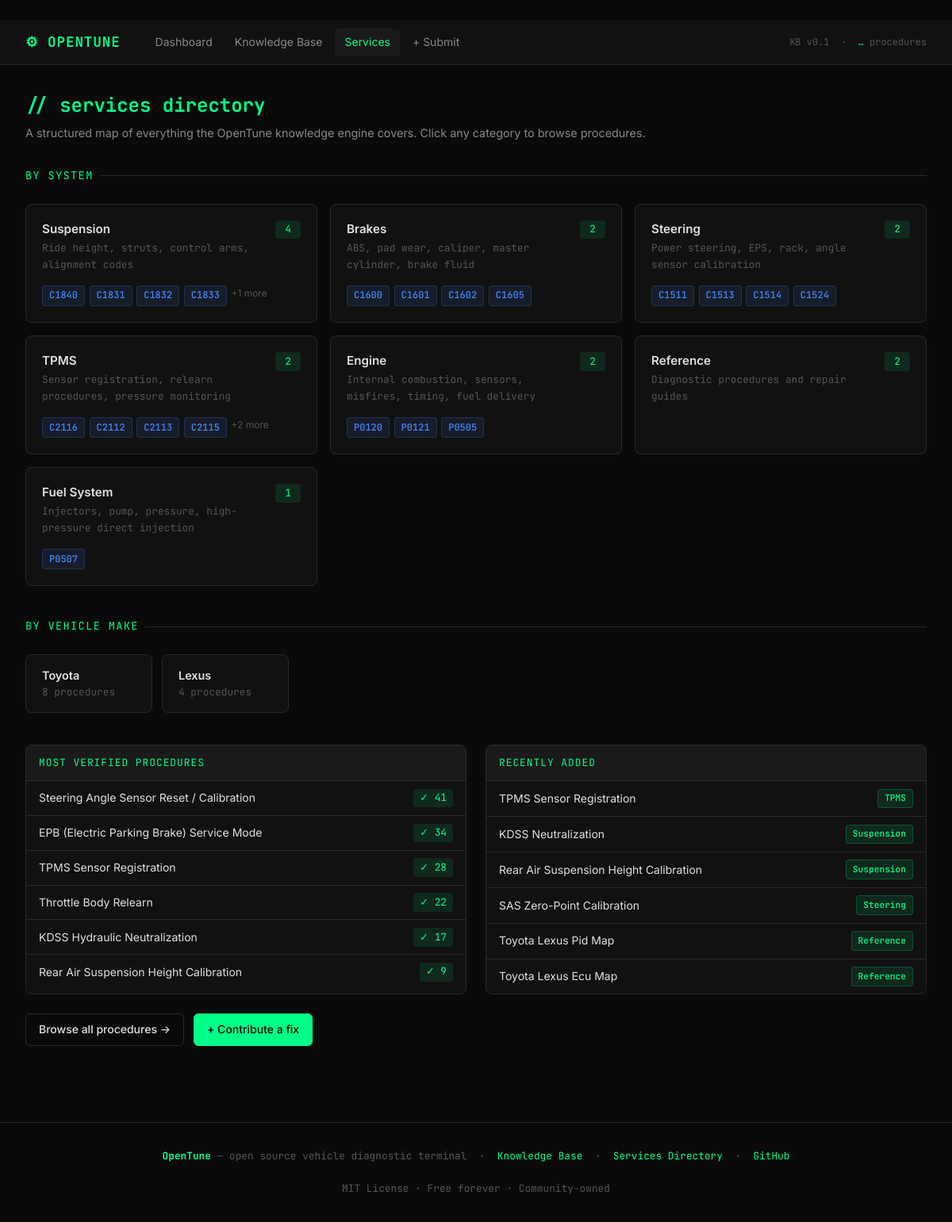
/services, run on the app's committed database.
### tables this page shows
CREATE TABLE procedures (
                id                TEXT PRIMARY KEY,
                title             TEXT,
                system            TEXT,
                make_family       TEXT,
                make              TEXT,
                model             TEXT,
                year_min          INTEGER,
                year_max          INTEGER,
                dtc_codes         TEXT DEFAULT '[]',
                symptoms          TEXT DEFAULT '[]',
                steps             TEXT DEFAULT '[]',
                outcome_summary   TEXT,
                verified_count    INTEGER DEFAULT 0,
                vehicles_confirmed TEXT DEFAULT '[]',
                confidence        REAL DEFAULT 0.0,
                contributor       TEXT DEFAULT 'opentune_seed',
                created_at        TEXT,
                updated_at        TEXT,
                embedding         BLOB
            );

### api/main.py (the view)
@app.get("/services", response_class=HTMLResponse)
def web_services(request: Request):
    procs = get_all_procedures()
    system_map: dict[str, list] = {}
    for p in procs:
        s = p.get("system") or "Other"
        system_map.setdefault(s, []).append(p)
    categories = []
    for sys_name, sys_procs in sorted(system_map.items(), key=lambda x: -len(x[1])):
        dtcs = []
        for p in sys_procs:
            import json as _json
            codes = p.get("dtc_codes")
            if isinstance(codes, str):
                try: codes = _json.loads(codes)
                except: codes = []
            dtcs.extend(codes or [])
        dtcs = list(dict.fromkeys(dtcs))  # dedupe, preserve order
        categories.append({
            "system": sys_name,
            "count": len(sys_procs),
            "description": _SYSTEM_DESCRIPTIONS.get(sys_name, "Diagnostic procedures and repair guides"),
            "dtcs": dtcs,
        })
    make_map: dict[str, int] = {}
    for p in procs:
        m = p.get("make") or ""
        if m:
            make_map[m] = make_map.get(m, 0) + 1
    makes = [{"make": k, "count": v} for k, v in sorted(make_map.items(), key=lambda x: -x[1])]
    top_verified = sorted(
        [_summary(p) for p in procs if (p.get("verified_count") or 0) > 0],
        key=lambda x: x.get("verified_count") or 0, reverse=True
    )[:6]
    recent = [_summary(p) for p in procs[-6:]][::-1]
    return _templates.TemplateResponse(request=request, name="services.html", context={"active": "services",
        "categories": categories,
        "makes": makes,
        "top_verified": top_verified,
        "recent": recent,
    })

### web/templates/services.html (shortened to what this page needs)
﻿{% extends "base.html" %}
{% block content %}
<div class="container">
  <div class="page-header">
    <h1>// services directory</h1>
    <p>A structured map of everything the OpenTune knowledge engine covers. Click any category to browse procedures.</p>
  </div>
  <div class="proc-section-title" style="margin-bottom:1.5rem;">By System</div>
  <div class="cards-grid" style="margin-bottom:2.5rem;">
    {% for cat in categories %}
    <a href="/browse?system={{ cat.system }}" class="proc-card" style="text-decoration:none;">
      <div style="display:flex; justify-content:space-between; align-items:flex-start;">
        <div>
          <div class="proc-card-title">{{ cat.system }}</div>
          <div style="font-size:0.8rem; color:var(--text-muted); margin-top:0.25rem; font-family:var(--font);">{{ cat.description }}</div>
        </div>
        <span class="top-list-count" style="min-width:32px; text-align:center;">{{ cat.count }}</span>
      </div>
      {% if cat.dtcs %}
      <div style="display:flex; flex-wrap:wrap; gap:0.35rem; margin-top:0.25rem;">
        {% for dtc in cat.dtcs[:4] %}
        <span class="tag tag-dtc">{{ dtc }}</span>
        {% endfor %}
        {% if cat.dtcs|length > 4 %}<span style="font-size:0.75rem;color:var(--text-muted);">+{{ cat.dtcs|length - 4 }} more</span>{% endif %}
      </div>
      {% endif %}
    </a>
    {% endfor %}
  </div>
  {% if makes %}
  <div class="proc-section-title" style="margin-bottom:1.5rem;">By Vehicle Make</div>
  <div style="display:flex; flex-wrap:wrap; gap:0.75rem; margin-bottom:2.5rem;">
    {% for item in makes %}
    <a href="/browse?make={{ item.make }}" class="proc-card" style="text-decoration:none; flex-direction:row; align-items:center; gap:1rem; padding:0.875rem 1.25rem; min-width:160px;">
      <div>
        <div style="font-weight:600; font-size:0.9rem;">{{ item.make or "Universal" }}</div>
        <div style="font-size:0.8rem; color:var(--text-muted); font-family:var(--font);">{{ item.count }} procedure{{ 's' if item.count != 1 else '' }}</div>
      </div>
    </a>
    {% endfor %}
  </div>
  {% endif %}
  <div class="grid-2">
    <div class="top-list">
      <div class="top-list-header">Most Verified Procedures</div>
      {% for proc in top_verified %}
      <a href="/procedure/{{ proc.id }}" class="top-list-item" style="text-decoration:none;color:inherit;">
        <span style="flex:1;overflow:hidden;text-overflow:ellipsis;white-space:nowrap;">{{ proc.title }}</span>
        <span class="top-list-count">✓ {{ proc.verified_count }}</span>
      </a>
      {% else %}
      <div class="top-list-item" style="color:var(--text-muted)">None verified yet</div>
      {% endfor %}
    </div>
    <div class="top-list">
      <div class="top-list-header">Recently Added</div>
      {% for proc in recent %}
      <a href="/procedure/{{ proc.id }}" class="top-list-item" style="text-decoration:none;color:inherit;">
        <span style="flex:1;overflow:hidden;text-overflow:ellipsis;white-space:nowrap;">{{ proc.title }}</span>
        {% if proc.system %}<span class="tag tag-system" style="font-size:0.7rem;">{{ proc.system }}</span>{% endif %}
      </a>
      {% else %}
      <div class="top-list-item" style="color:var(--text-muted)">No procedures yet</div>
      {% endfor %}
    </div>
  </div>
  <div style="margin-top:1.5rem; display:flex; gap:0.75rem;">
    <a href="/browse" class="btn btn-outline">Browse all procedures →</a>
    <a href="/submit" class="btn btn-primary">+ Contribute a fix</a>
  </div>
</div>
{% endblock %}

### web/static/style.css (style rules this page uses)
*, *::before, *::after { box-sizing: border-box; margin: 0; padding: 0; }
html { scroll-behavior: smooth; }
body { background: var(--bg); color: var(--text); font-family: var(--font-sans); min-height: 100vh; line-height: 1.6; }
.container { max-width: 1200px; margin: 0 auto; padding: 2rem; }
.page-header { margin-bottom: 2rem; }
.page-header h1 { font-family: var(--font); font-size: 1.5rem; font-weight: 700; color: var(--green); margin-bottom: 0.25rem; }
.page-header p { color: var(--text-dim); font-size: 0.9rem; }
.btn { display: inline-flex; align-items: center; gap: 0.4rem; padding: 0.5rem 1rem; border-radius: 6px; font-size: 0.875rem; font-weight: 500; cursor: pointer; text-decoration: none; border: 1px solid transparent; transition: all 0.15s; white-space: nowrap; }
.btn-primary { background: var(--green); color: #000; border-color: var(--green); }
.btn-outline { background: transparent; color: var(--text); border-color: var(--border); }
.cards-grid { display: grid; grid-template-columns: repeat(auto-fill, minmax(320px, 1fr)); gap: 1rem; }
.proc-card { background: var(--surface); border: 1px solid var(--border); border-radius: 8px; padding: 1.25rem; text-decoration: none; color: inherit; display: flex; flex-direction: column; gap: 0.75rem; transition: border-color 0.15s, transform 0.1s; cursor: pointer; }
.proc-card-title { font-size: 0.95rem; font-weight: 600; color: var(--text); line-height: 1.4; }
.tag { display: inline-block; padding: 0.15rem 0.5rem; border-radius: 4px; font-size: 0.75rem; font-family: var(--font); font-weight: 500; }
.tag-system { background: rgba(0,255,136,0.1); color: var(--green); border: 1px solid rgba(0,255,136,0.2); }
.tag-dtc { background: rgba(68,136,255,0.1); color: var(--blue); border: 1px solid rgba(68,136,255,0.2); }
.proc-section-title { font-family: var(--font); font-size: 0.85rem; color: var(--green); text-transform: uppercase; letter-spacing: 0.1em; margin-bottom: 1rem; display: flex; align-items: center; gap: 0.5rem; }
.proc-section-title::after { content: ''; flex: 1; height: 1px; background: var(--border); }
.top-list { background: var(--surface); border: 1px solid var(--border); border-radius: 8px; overflow: hidden; }
.top-list-header { padding: 0.75rem 1rem; font-family: var(--font); font-size: 0.8rem; color: var(--green); text-transform: uppercase; letter-spacing: 0.08em; border-bottom: 1px solid var(--border); background: var(--surface2); }
.top-list-item { display: flex; justify-content: space-between; align-items: center; padding: 0.6rem 1rem; font-size: 0.875rem; border-bottom: 1px solid var(--border); transition: background 0.1s; }
.top-list-item:last-child { border-bottom: none; }
.top-list-count { font-family: var(--font); font-size: 0.8rem; color: var(--green); background: rgba(0,255,136,0.1); padding: 0.1rem 0.5rem; border-radius: 4px; }
.grid-2 { display: grid; grid-template-columns: 1fr 1fr; gap: 1.5rem; }

### data on the page
procedures: system "Suspension", description "Ride height, struts, control arms, alignment codes", count "4", 4 "C1840" "C1831" "C1832" "C1833", dtcs|length "1", make "Lexus", count "s", title "Rear Air Suspension Height Calibration", verified_count "9"
procedures: system "Brakes", description "ABS, pad wear, caliper, master cylinder, brake fluid", count "2", 4 "C1600" "C1601" "C1602" "C1605", make "Toyota", count "8", count "s", title "EPB (Electric Parking Brake) Service Mode", verified_count "34"
procedures: system "Steering", description "Power steering, EPS, rack, angle sensor calibration", count "2", 4 "C1511" "C1513" "C1514" "C1524", title "Steering Angle Sensor Reset / Calibration", verified_count "41"
procedures: system "TPMS", description "Sensor registration, relearn procedures, pressure monitoring", count "2", 4 "C2116" "C2112" "C2113" "C2115", dtcs|length "2", title "TPMS Sensor Registration", verified_count "28"
procedures: system "Engine", description "Internal combustion, sensors, misfires, timing, fuel delivery", count "2", 4 "P0120" "P0121" "P0505"
procedures: system "Reference", description "Diagnostic procedures and repair guides", count "2", title "Toyota Lexus Ecu Map"
procedures: system "Fuel System", description "Injectors, pump, pressure, high-pressure direct injection", count "1", 4 "P0507", title "Throttle Body Relearn", verified_count "22"
procedures: title "KDSS Hydraulic Neutralization", verified_count "17"
procedures: title "TPMS Sensor Registration", system "TPMS"
procedures: title "KDSS Neutralization", system "Suspension"
procedures: title "Rear Air Suspension Height Calibration", system "Suspension"
procedures: title "SAS Zero-Point Calibration", system "Steering"
procedures: title "Toyota Lexus Pid Map", system "Reference"
